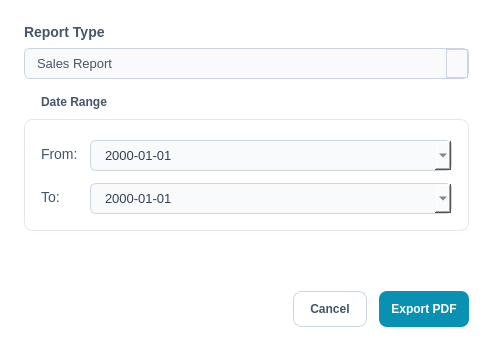
<?xml version="1.0" encoding="UTF-8"?>
<ui version="4.0">
 <class>ReportDialog</class>
 <widget class="QDialog" name="ReportDialog">
  <property name="geometry">
   <rect>
    <x>0</x>
    <y>0</y>
    <width>493</width>
    <height>351</height>
   </rect>
  </property>
  <property name="windowTitle">
   <string>Generate Report</string>
  </property>
  <property name="styleSheet">
   <string notr="true">
    QDialog {
        background-color: #FFFFFF;
    }

    QLabel {
        color: #475569;
        font-family: &quot;Segoe UI&quot;;
        font-size: 14px;
    }

    QGroupBox {
        border: 1px solid #E2E8F0;
        border-radius: 8px;
        margin-top: 24px;
        font-family: &quot;Segoe UI&quot;;
        font-weight: 600;
        color: #475569;
    }

    QGroupBox::title {
        subcontrol-origin: margin;
        subcontrol-position: top left;
        left: 10px;
        padding: 0 5px;
    }

    QComboBox, QDateEdit {
        border: 1px solid #CBD5E1;
        border-radius: 6px;
        padding: 6px 12px;
        background-color: #F8FAFC;
        color: #334155;
        font-family: &quot;Segoe UI&quot;;
        font-size: 13px;
    }

    /* Target the calendar widget inside QDateEdit */
    QCalendarWidget QWidget {
        background-color: black;
        color: white;
    }

    QCalendarWidget QAbstractItemView:enabled {
        color: white;
        background-color: black;
        selection-background-color: #2563EB;
        selection-color: white;
    }

    QCalendarWidget QToolButton {
        color: white;
        background-color: black;
    }

    QComboBox:hover, QDateEdit:hover {
        border-color: #94A3B8;
    }

    QComboBox::drop-down {
        border: 1px solid #CBD5E1;
        width: 20px;
    }

    QPushButton {
        border: 1px solid #CBD5E1;
        border-radius: 6px;
        padding: 8px 16px;
        background-color: #FFFFFF;
        color: #475569;
        font-family: &quot;Segoe UI&quot;;
        font-weight: 600;
    }

    QPushButton:hover {
        background-color: #F1F5F9;
        border-color: #94A3B8;
    }

    QPushButton#exportBtn {
        background-color: #2563EB;
        color: white;
        border: 1px solid #2563EB;
    }

    QPushButton#exportBtn:hover {
        background-color: #0E7490;
    }
   </string>
  </property>
  <layout class="QVBoxLayout" name="verticalLayout">
   <property name="spacing">
    <number>16</number>
   </property>
   <property name="leftMargin">
    <number>24</number>
   </property>
   <property name="topMargin">
    <number>24</number>
   </property>
   <property name="rightMargin">
    <number>24</number>
   </property>
   <property name="bottomMargin">
    <number>24</number>
   </property>
   <item>
    <layout class="QVBoxLayout" name="inputTypeLayout">
     <property name="spacing">
      <number>8</number>
     </property>
     <item>
      <widget class="QLabel" name="label_3">
       <property name="font">
        <font>
         <family>Segoe UI</family>
         <pointsize>-1</pointsize>
         <bold>true</bold>
        </font>
       </property>
       <property name="styleSheet">
        <string notr="true">background: none;</string>
       </property>
       <property name="text">
        <string>Report Type</string>
       </property>
      </widget>
     </item>
     <item>
      <widget class="QComboBox" name="reportTypeCombo">
       <property name="styleSheet">
        <string notr="true">color: #475569;</string>
       </property>
       <item>
        <property name="text">
         <string>Sales Report</string>
        </property>
       </item>
       <item>
        <property name="text">
         <string>Inventory Valuation</string>
        </property>
       </item>
       <item>
        <property name="text">
         <string>Low Stock Alert</string>
        </property>
       </item>
       <item>
        <property name="text">
         <string>Audit Logs</string>
        </property>
       </item>
      </widget>
     </item>
    </layout>
   </item>
   <item>
    <widget class="QGroupBox" name="dateGroup">
     <property name="title">
      <string>Date Range</string>
     </property>
     <layout class="QFormLayout" name="formLayout">
      <property name="horizontalSpacing">
       <number>12</number>
      </property>
      <property name="verticalSpacing">
       <number>12</number>
      </property>
      <property name="leftMargin">
       <number>16</number>
      </property>
      <property name="topMargin">
       <number>20</number>
      </property>
      <property name="rightMargin">
       <number>16</number>
      </property>
      <property name="bottomMargin">
       <number>16</number>
      </property>
      <item row="0" column="0">
       <widget class="QLabel" name="label">
        <property name="text">
         <string>From:</string>
        </property>
       </widget>
      </item>
      <item row="0" column="1">
       <widget class="QDateEdit" name="startDateEdit">
        <property name="styleSheet">
         <string notr="true"/>
        </property>
        <property name="displayFormat">
         <string>yyyy-MM-dd</string>
        </property>
        <property name="calendarPopup">
         <bool>true</bool>
        </property>
       </widget>
      </item>
      <item row="1" column="0">
       <widget class="QLabel" name="label_2">
        <property name="text">
         <string>To:</string>
        </property>
       </widget>
      </item>
      <item row="1" column="1">
       <widget class="QDateEdit" name="endDateEdit">
        <property name="displayFormat">
         <string>yyyy-MM-dd</string>
        </property>
        <property name="calendarPopup">
         <bool>true</bool>
        </property>
       </widget>
      </item>
     </layout>
    </widget>
   </item>
   <item>
    <spacer name="verticalSpacer">
     <property name="orientation">
      <enum>Qt::Orientation::Vertical</enum>
     </property>
     <property name="sizeHint" stdset="0">
      <size>
       <width>20</width>
       <height>40</height>
      </size>
     </property>
    </spacer>
   </item>
   <item>
    <layout class="QHBoxLayout" name="horizontalLayout">
     <property name="spacing">
      <number>12</number>
     </property>
     <item>
      <spacer name="horizontalSpacer">
       <property name="orientation">
        <enum>Qt::Orientation::Horizontal</enum>
       </property>
       <property name="sizeHint" stdset="0">
        <size>
         <width>40</width>
         <height>20</height>
        </size>
       </property>
      </spacer>
     </item>
     <item>
      <widget class="QPushButton" name="cancelBtn">
       <property name="minimumSize">
        <size>
         <width>0</width>
         <height>36</height>
        </size>
       </property>
       <property name="maximumSize">
        <size>
         <width>16777215</width>
         <height>36</height>
        </size>
       </property>
       <property name="cursor">
        <cursorShape>PointingHandCursor</cursorShape>
       </property>
       <property name="styleSheet">
        <string notr="true">border-radius: 8px</string>
       </property>
       <property name="text">
        <string>Cancel</string>
       </property>
      </widget>
     </item>
     <item>
      <widget class="QPushButton" name="exportBtn">
       <property name="minimumSize">
        <size>
         <width>0</width>
         <height>36</height>
        </size>
       </property>
       <property name="maximumSize">
        <size>
         <width>16777215</width>
         <height>36</height>
        </size>
       </property>
       <property name="cursor">
        <cursorShape>PointingHandCursor</cursorShape>
       </property>
       <property name="styleSheet">
        <string notr="true">QPushButton { background-color: #0891B2; color: white; border: none; padding: 12px; border-radius: 8px; font-weight: bold; } QPushButton:hover { background-color: #06B6D4; }</string>
       </property>
       <property name="text">
        <string>Export PDF</string>
       </property>
      </widget>
     </item>
    </layout>
   </item>
  </layout>
 </widget>
 <resources/>
 <connections/>
</ui>
